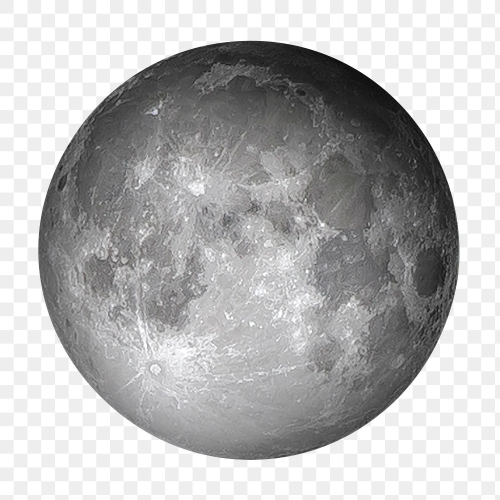
#> input picture Open CV Library/moon image.png, 1000 x 1000 px (shown at 1/2 size)
$ jupyter execute Phase2.ipynb
#> lines starting #> are read from the running program, lines starting #| are printed output that depends on the picture
[cell 1]
import cv2

[cell 2]
# Resizing & Scaling Images

image = cv2.imread("moon image.png")
#> image is the input picture: shape (1000, 1000, 3); mean B, G, R 182.5, 182.3, 182.4

if image is None:
    print("Image Not Found")
else:
    print("Image Loaded")

    resized = cv2.resize(image,(300,300))
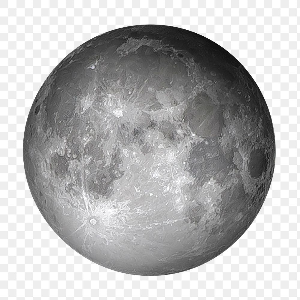
#> resized: shape (300, 300, 3); mean B, G, R 182.4, 182.2, 182.3

    cv2.imshow("Orignal Image", image)
    cv2.imshow("Resized Image", resized)
    cv2.waitKey(0)
    cv2.destroyAllWindows()

[cell 3]
# Cropping Images


image = cv2.imread("moon image.png")

if image is not None:
    cropped = image[100:200, 50:150]
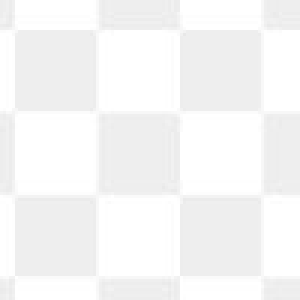
#> cropped: shape (100, 100, 3) (shown 3 times larger); min 232, max 255, mean 246.4

    cv2.imshow("Orignal Image", image)
    cv2.imshow("Cropped Image", cropped)
    cv2.waitKey(0)
    cv2.destroyAllWindows()

[cell 4]
# Rotating Image:


image = cv2.imread("moon image.png")

if image is None:
    print("Image Not Found")
else:
    (h,w) = image.shape[:2]
#> h = 1000; w = 1000

    center = (w/2, h/2)
#> center = (500, 500)
    M = cv2.getRotationMatrix2D(center, 90, 1.0)
    rotated = cv2.warpAffine(image,M,(w,h))
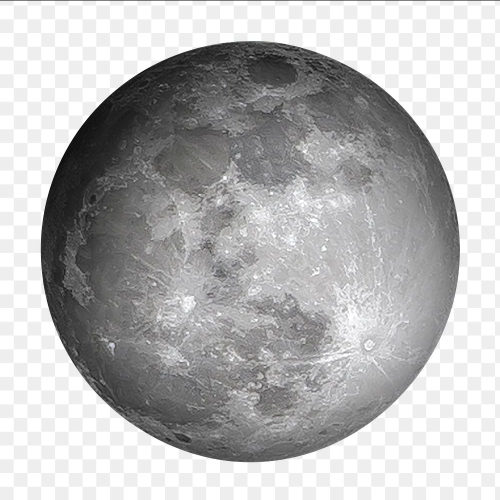
#> rotated: shape (1000, 1000, 3) (shown at 1/2 size); mean B, G, R 182.3, 182, 182.1

    cv2.imshow("Orignal", image)
    cv2.imshow("Rotated 90 Degree", rotated)

    cv2.waitKey(0)
    cv2.destroyAllWindows

[cell 5]
# Flipping Image:


image = cv2.imread("moon image.png")

if image is None:
    print("Image Not Found")
else:
    flipped_horizontal = cv2.flip(image,1)
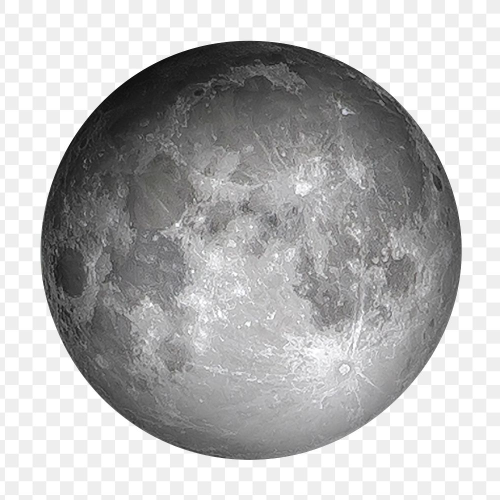
#> flipped_horizontal: shape (1000, 1000, 3) (shown at 1/2 size); mean B, G, R 182.5, 182.3, 182.4
    flipped_vertical = cv2.flip(image,0)
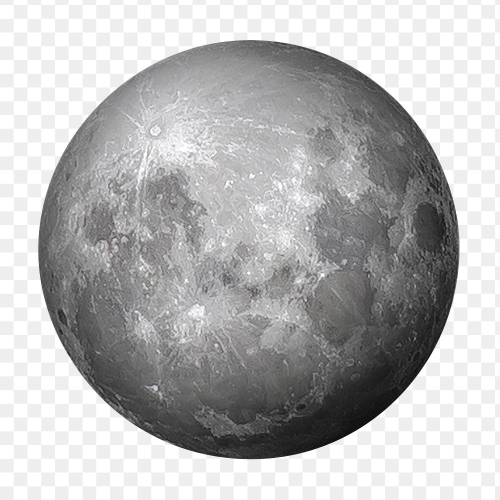
#> flipped_vertical: shape (1000, 1000, 3) (shown at 1/2 size); mean B, G, R 182.5, 182.3, 182.4
    flipped_both = cv2.flip(image, -1)
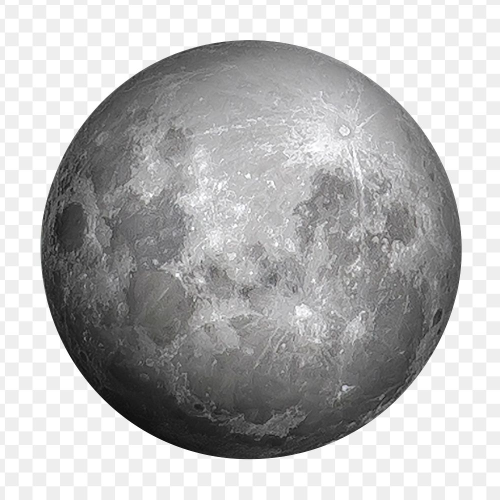
#> flipped_both: shape (1000, 1000, 3) (shown at 1/2 size); mean B, G, R 182.5, 182.3, 182.4

    cv2.imshow("Orignal", image)
    cv2.imshow("Flipped Horizontal", flipped_horizontal)
    cv2.imshow("Flipped Vertical", flipped_vertical)
    cv2.imshow("Flipped Both", flipped_both)

    cv2.waitKey(0)
    cv2.destroyAllWindows

$ run again, with Open CV Library/hexagon.png copied over Open CV Library/moon image.png
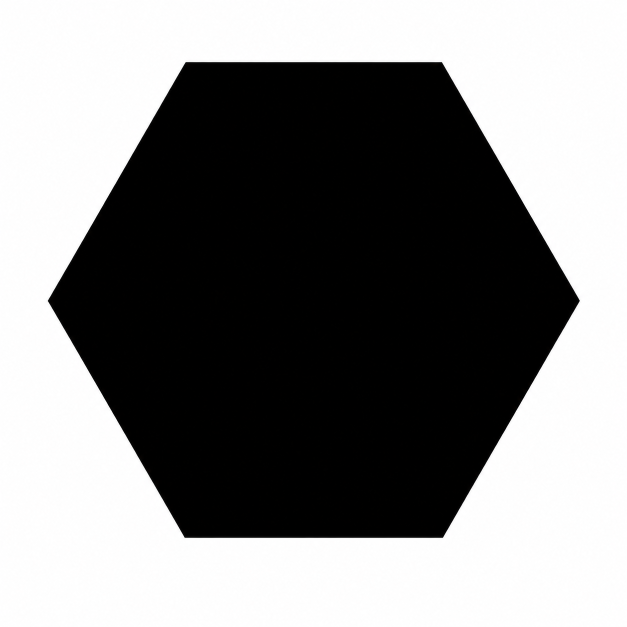
#> input picture Open CV Library/hexagon.png, 1254 x 1254 px (shown at 1/2 size)
#> image is the input picture: shape (1254, 1254, 3); mean B, G, R 132.8, 132.8, 132.9
#> `rotated = cv2.warpAffine(image,M,(w,h))`:
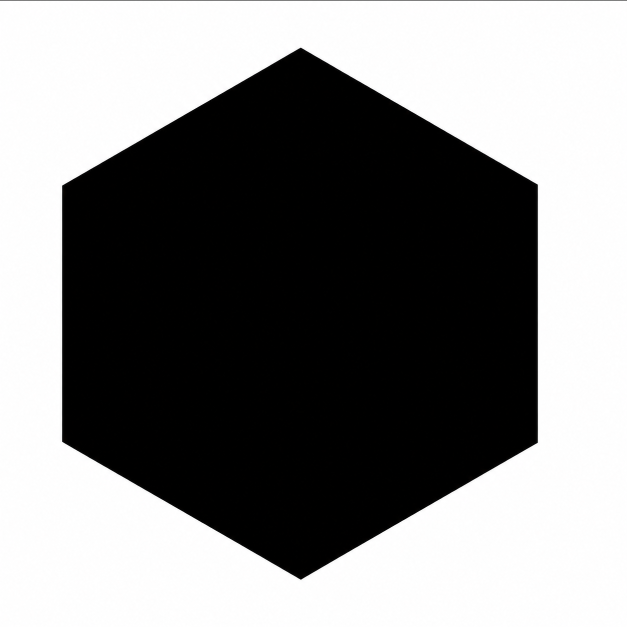
#> rotated: shape (1254, 1254, 3) (shown at 1/2 size); mean B, G, R 132.6, 132.6, 132.7
#> `flipped_vertical = cv2.flip(image,0)`:
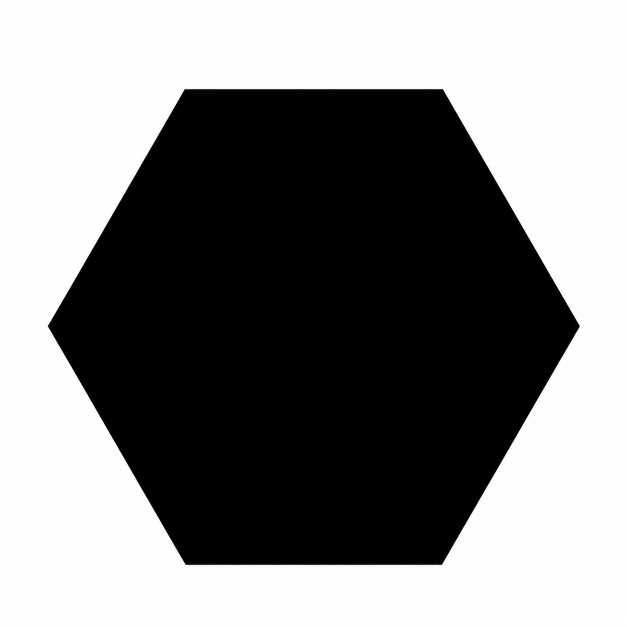
#> flipped_vertical: shape (1254, 1254, 3) (shown at 1/2 size); mean B, G, R 132.8, 132.8, 132.9
